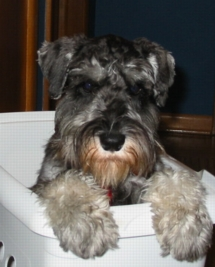
#> input picture notebooks/otto.jpg, 215 x 267 px
$ jupyter execute --allow-errors opencv-basics.ipynb   (shell and % lines are left out)
#> lines starting #> are read from the running program, lines starting #| are printed output that depends on the picture
# Data prep for image recognition

The purpose of this short notebook is to introduce the most basic features of the OpenCV library, focusing on features that will make it possible to use intelligent APIs on image data.  We'll then see how to use a pretrained object detection model to find real-world objects in images.

[cell 1]
import cv2
import numpy as np

The first thing we'll try is reading an image from a file.  OpenCV makes it easy to decode popular image formats, and this notebook has access to an image file we can read.

[cell 2]
def loadImage(f):
    """ Load an image and convert it from BGR color space
       (which OpenCV uses) to RGB color space (which pyplot expects) """
#> called with f = 'otto.jpg'

    return cv2.cvtColor(cv2.imread(f, cv2.IMREAD_COLOR), cv2.COLOR_BGR2RGB)

img = loadImage("otto.jpg")

## Working with images as arrays

This will get us a `numpy` array containing the pixels from a picture of a confused schnauzer who did not expect to wind up unable to get out of the clothes basket.

We can look at the size of the array:

[cell 3]
img.shape
#> Out = (267, 215, 3)

We can examine the image itself by plotting it.

[cell 4]
import matplotlib.pyplot as plt
plt.imshow(img)

While our focus is on using pretrained models, if we were training a model, it may be useful to transform, blur, or resize images in order to generate more training data from a few images.  Since our images are `numpy` arrays, this is relatively straightforward in general, but OpenCV provides functions to make these tasks even easier.  We'll see how to

- blur an input image with a 15x15 box blur,
- resize an image and interpolate between pixels in the source data, and
- rotate an image without calculating a transformation matrix

First, let's look at box blur:

[cell 5]
plt.imshow(cv2.blur(img, (15,15)))
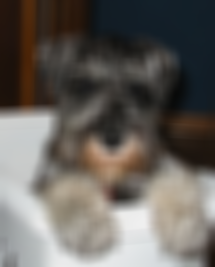
#> shown: shape (267, 215, 3); mean R, G, B 102.7, 98.2, 93.1

We can also scale the image by a factor of 3 on both axes (notice the difference in the axes on the plotted image, even though the size doesn't change).

[cell 6]
plt.imshow(cv2.resize(img, None, fx=3, fy=3, interpolation=cv2.INTER_CUBIC))

It's also possible to stretch the image by scaling along axes differently:

[cell 7]
plt.imshow(cv2.resize(img, None, fx=2.5, fy=3, interpolation=cv2.INTER_CUBIC))
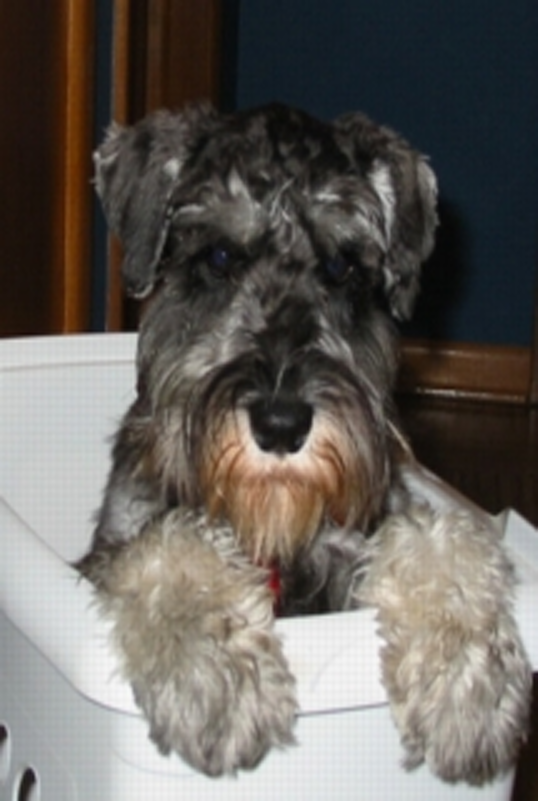
#> shown: shape (801, 538, 3); mean R, G, B 102.6, 98.2, 93.1

We can also rotate the image.  Recall that rotation is an affine tranformation on image matrices.  OpenCV provides a function to calculate the transformation matrix, given a point to rotate around, an angle of rotation, and a scaling factor.  Here we'll rotate the image around its center by 15 degrees while scaling by 1.3x.

[cell 8]
rows, cols, _ = img.shape
#> rows = 267; cols = 215
center = (cols / 2, rows / 2)
#> center = (107.5, 133.5)
angle = 15 # degrees
scale = 1.3
rotationMatrix = cv2.getRotationMatrix2D(center, angle, scale)
plt.imshow(cv2.warpAffine(img, rotationMatrix, (cols, rows)))
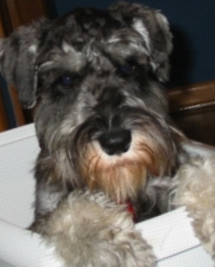
#> shown: shape (267, 215, 3); mean R, G, B 103.2, 97.8, 91.5

## Working with image data in byte arrays

In many non-batch applications, we won't be actually processing _files_; instead, we'll be dealing with binary data, whether passed as a base64-encoded string to a HTTP request or stored in a blob as part of structured data on a stream.  OpenCV is able to decode this raw binary data just as it is able to decode files; this last part of the notebook will show you how to do it.

We'll start by getting a Python `bytearray` with the contents of a file.  Notice that, while we have a JPEG file, we aren't storing the file type anywhere.

[cell 9]
with open("otto.jpg", "rb") as f:
    img_bytes = bytearray(f.read())

Now that we have a `bytearray` of the file's contents, we'll convert that into a flat NumPy array:

[cell 10]
imgarr = np.asarray(img_bytes, dtype=np.uint8)
imgarr

The OpenCV `imdecode` function will inspect this flat array and parse it as an image, inferring the right type and dimensions and returning a multidimensional array with an appropriate shape.

[cell 11]
# decode byte array as image
img2 = cv2.imdecode(imgarr, cv2.IMREAD_COLOR)
#> img2 is the input picture: shape (267, 215, 3); mean B, G, R 93.1, 98.2, 102.7

# convert BGR to RGB
img2 = cv2.cvtColor(img2, cv2.COLOR_BGR2RGB)

We then have a multidimensional array that we can use just as we did the image we read from a file.

[cell 12]
plt.imshow(img2)

## Image intensities

We can also plot histograms for each channel of the image.  (This example code is taken from the [OpenCV documentation](https://docs.opencv.org/3.1.0/d1/db7/tutorial_py_histogram_begins.html).)  You can see that the image of the dog is underexposed.

[cell 13]
for i, color in enumerate(["r", "g", "b"]):
    histogram = cv2.calcHist([img], [i], None, [256], [0, 256])
    plt.plot(histogram, color=color)
    plt.xlim([0, 256])
plt.show()
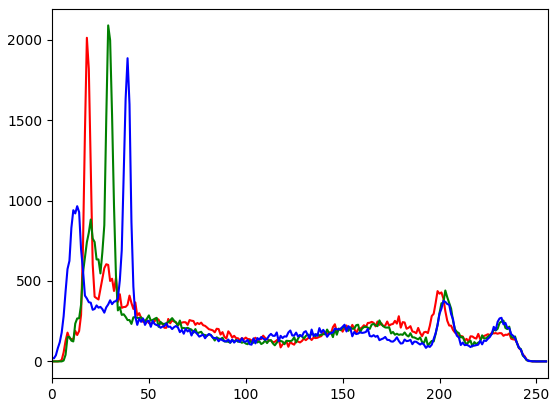
#> figure drawn by matplotlib, 1 panel; curve peaks at x = 18, y = 2012; curve peaks at x = 29, y = 2089; curve peaks at x = 39, y = 1885
#> the sliders are set to imageFile = 0004886b7d043cfd.jpg

# Object detection with pretrained models

Now that we've seen how to use some of the basic capabilities of OpenCV to parse image data into a matrix of pixels -- and then to perform useful image transformations and analyses on this matrix -- we're ready to see how to use a pretrained model to identify objects in real images.

We'll use a pretrained [YOLO](https://pjreddie.com/darknet/yolo/) ("you only look once") model and we'll load and score that model with the [darkflow](https://github.com/thtrieu/darkflow/) library, which is built on TensorFlow.

One of the key themes of this workshop is that you don't need a deep understanding of the techniques behind off-the-shelf models for language processing or image recognition in order to make use of them in your applications, but YOLO is a cool technique, so if you want to learn more about it, here's where to get started:

- [this paper](https://pjreddie.com/media/files/papers/yolo_1.pdf) explains the first version of YOLO and the basic technique,
- [this presentation](https://www.youtube.com/watch?v=NM6lrxy0bxs) presents the basics of the paper in a thirteen-minute video, and
- [this paper](http://homepages.inf.ed.ac.uk/ckiw/postscript/ijcv_voc09.pdf) provides a deeper dive into object detection (including some details on the mAP metric for evaluating classifier quality)

YOLO is so-called because previous object-detection techniques repeatedly ran image classifiers on multiple overlapping windows of an image; by contrast, YOLO "only looks once," identifying image regions that might contain an interesting object and then identifying which objects those regions might contain in a single pass.  It can be much faster than classic approaches; indeed, it can run in real time or faster with GPU acceleration.

## Loading our model

We'll start by loading a pretrained model architecture and model weights from files:

[cell 14]
from darkflow.net.build import TFNet
options = {"model": "cfg/yolo.cfg", "load": "/data/yolo.weights", "threshold" : 0.1}
#> (the rest of this cell did not finish here and is left out)

Our next step is to use the model to identify some objects in an image.  We'll start with the dog image.  The `return_predict` method will return a list of predictions, each with a visual object class, a confidence score, and a bounding box.

#> (a cell that did not finish here is left out)

To be fair, most dogs spend a lot of time on sofas.

It is often useful to visualize what parts of the image were identified as objects.  We can use OpenCV to annotate the bounding boxes of each identified object in the image with the `cv2.rectangle` function.  Since this is destructive, we'll work on a copy of the image.

[cell 16]
def annotate(img, predictions, thickness=None):
    """ Copies the supplied image and annotates it with the bounding
        boxes of each identified object """
    annotated_img = np.copy(img)

    if thickness is None:
        thickness = int(max(img.shape[0], img.shape[1]) / 100)

    for prediction in predictions:
        tl = prediction["topleft"]
        topleft = (tl["x"], tl["y"])
        br = prediction["bottomright"]
        bottomright = (br["x"], br["y"])
        # draw a white rectangle around the identified object
        white = (255,255,255)
        cv2.rectangle(annotated_img, topleft, bottomright, color=white, thickness=thickness)

    return annotated_img

#> (a cell that did not finish here is left out)

## Trying it out with other images

We can try this technique out with other images as well.  The test images we have are from the [Open Images Dataset](https://storage.googleapis.com/openimages/web/index.html) and are licensed under CC-BY-SA.  Some of these results are impressive and some are unintentionally hilarious!  Try it out and see if you can figure out why certain false positives show up.

[cell 18]
from ipywidgets import interact
from os import listdir

def predict(imageFile):
    image = loadImage("/data/images/" + imageFile)
#> call 2 of loadImage, with f = '/data/images/0004886b7d043cfd.jpg'
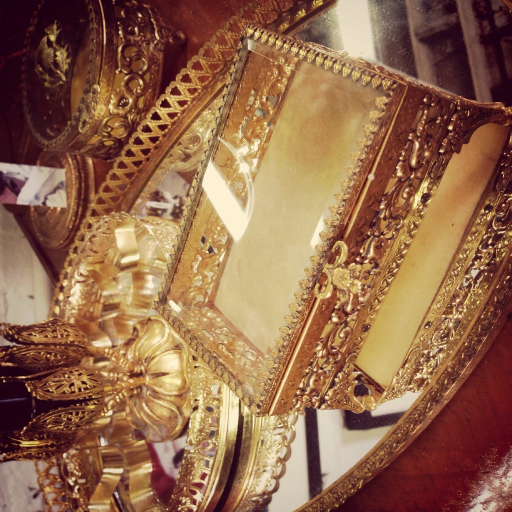
#> input picture notebooks/images/0004886b7d043cfd.jpg, 1024 x 1024 px, found by its file name (shown at 1/2 size)
